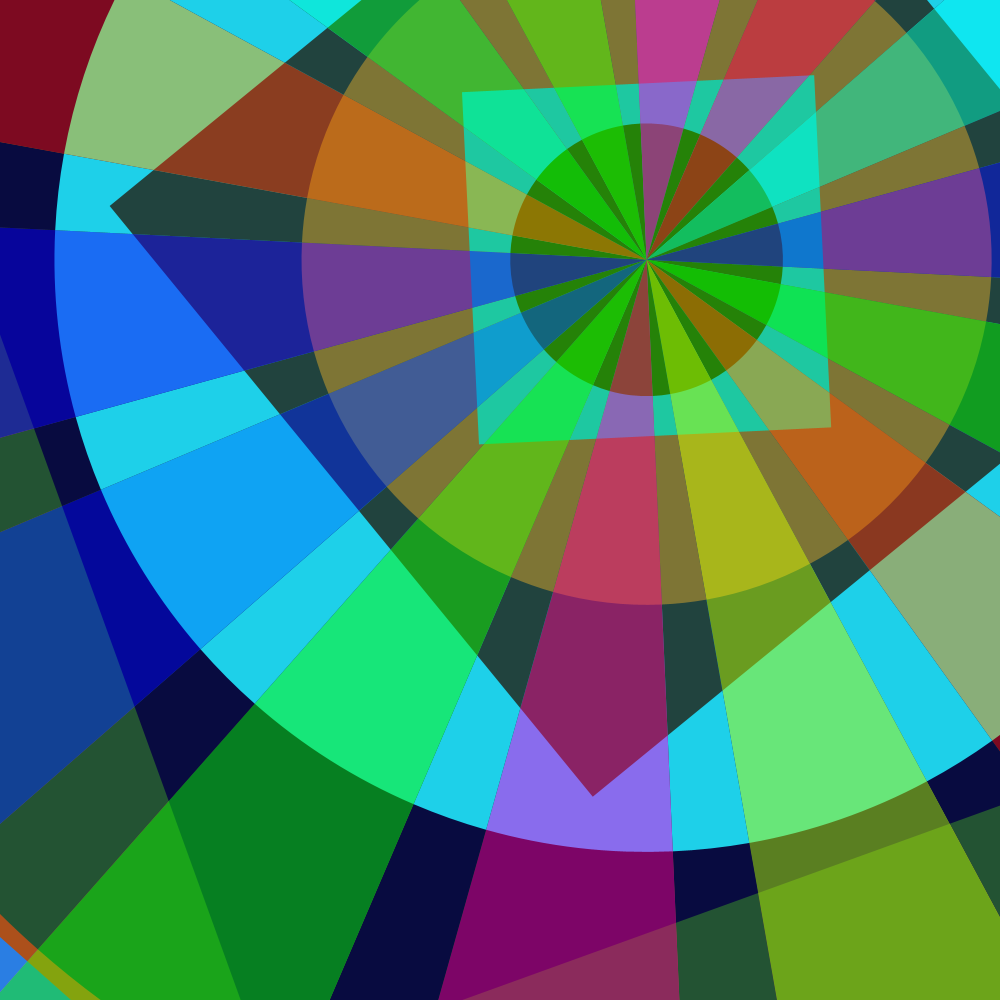
Frame 1 (no input)
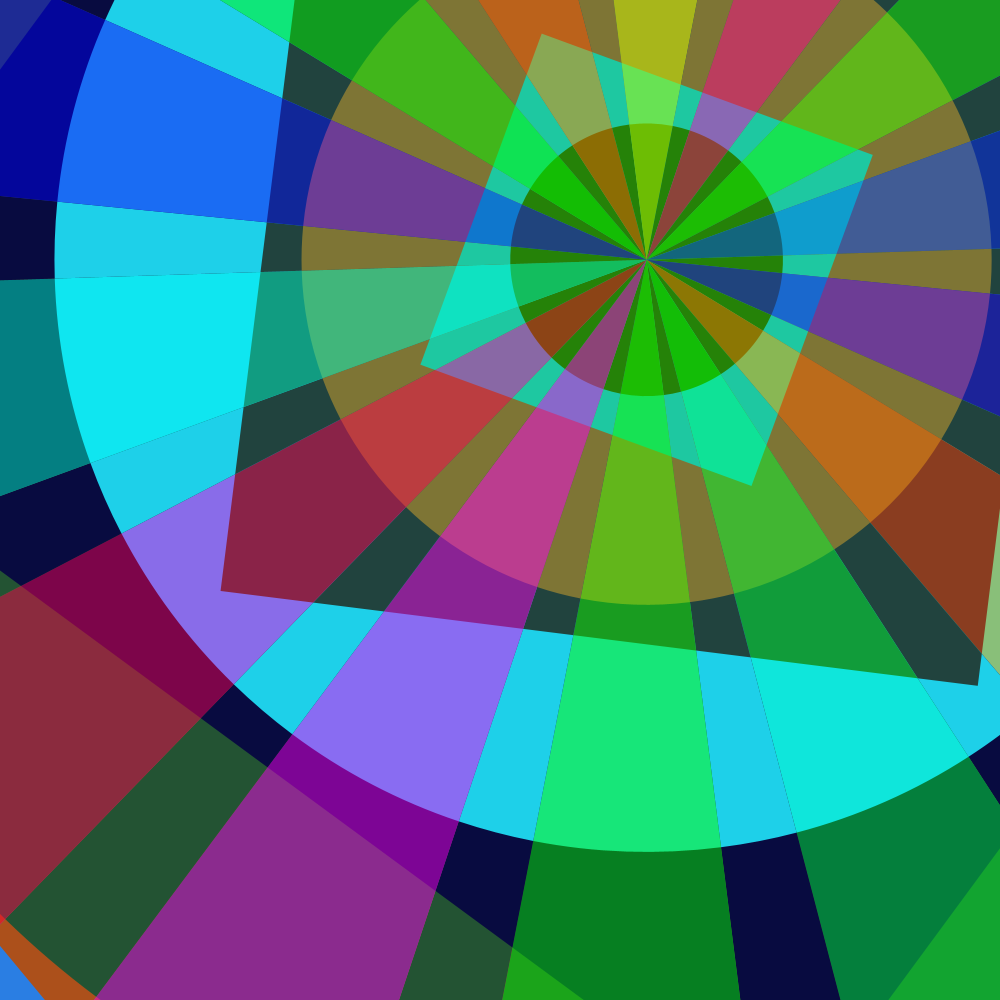
Frame 60 (the mouse pressed at the canvas centre just before this capture)
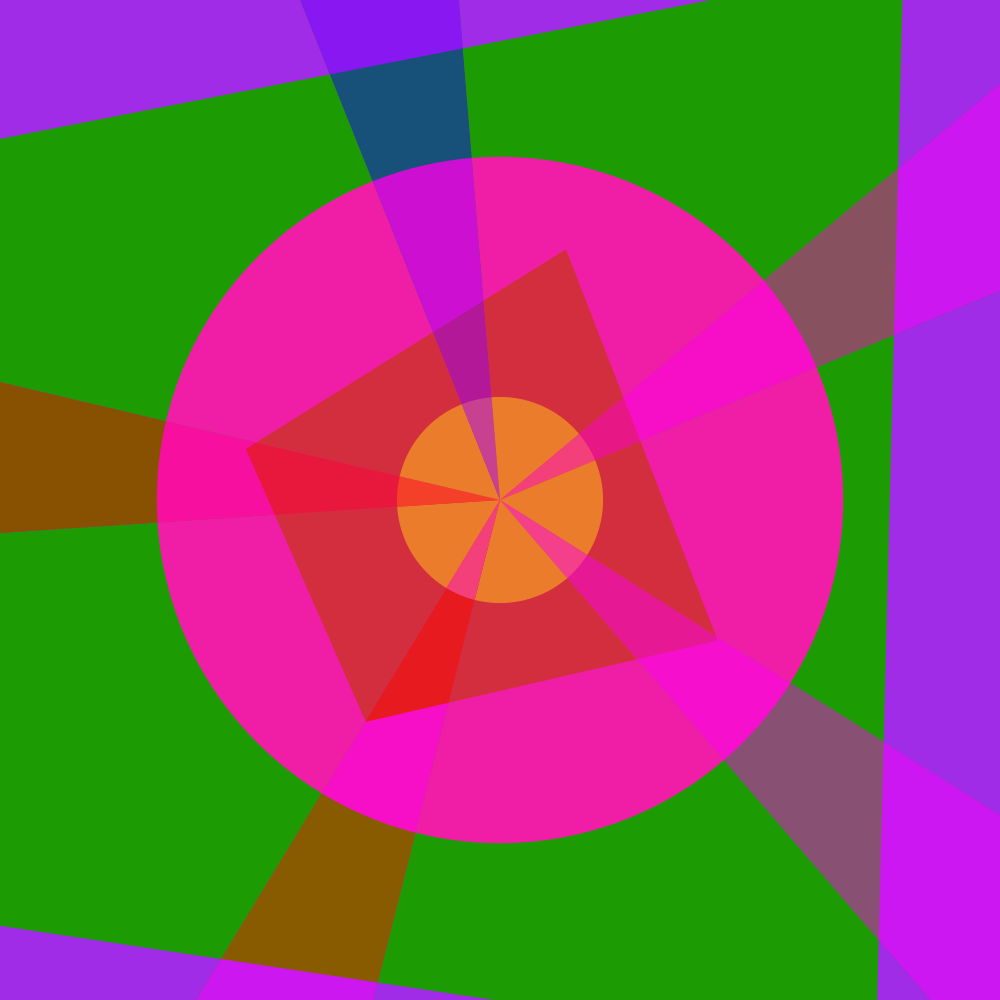
Frame 120 (the mouse held since frame 60 and released just before this capture)

The Processing sketch that drew these frames (run headless with seeded random() and noise(); from frame 60 on, the mouse is pressed at the canvas centre):

// Processing sketch: processing_11197
// ── processing_11197.pde

/* OpenProcessing Tweak of *@*http://www.openprocessing.org/sketch/11197*@* */
/* !do not delete the line above, required for linking your tweak if you upload again */
/*Disco Hall
 created by rebirth
 
 Interface:
 click to create a new disco (does not change outline toggle)
 o - toggle outline
 i - toggle irregular quads
 s - creates new shapes
 p - randomizes the rotation speeds
 m - cycles through color modes (two tone, alternating, hardlight, softlight)
 c - randomizes the colors
 left and right arrows - change the alpha of the rays (only has an affect in hardlight and softlight modes)
 a - toggle smooth. turn it off if the program is running too slowly on your system
 
 Ideas for future expansion: 
 ray size control
 irregular ellipses
 polygons other than quads
 more color modes
 */

PVector center;
static int center_dev = 10;
static float radius_change_percent_max = 10;
static float radius_change_percent_min = 2;
static int color_mode_max = 4;
static int ray_min = 3;
static int ray_max = 15;
static float ray_rotation_speed = .15;
static float quad_rotation_speed = .05;
float radius_change_max;
float radius_change_min;
int radius;
color C1;
color color_1; 
color color_2;
ArrayList circles = new ArrayList();
ArrayList quads = new ArrayList();
ArrayList rays = new ArrayList();

int [] modes = {
  HARD_LIGHT, SOFT_LIGHT
};
int bMode = 0;
int color_mode = 0;
boolean smoothOn = true;

//picture properties
int ray_count;
float ray_size;
float shape_radius;
int shape_count;
boolean outline;
float ray_rotation;
ArrayList quad_rotation = new ArrayList();
color[] shape_colors;
color[] ray_colors;
boolean irregular = false;


void setup() {
  ellipseMode(RADIUS);
  colorMode(HSB);
  size(1000, 1000);
  radius_change_max = height / 100 * radius_change_percent_max;
  radius_change_min = height / 100 * radius_change_percent_min;
  radius = height * 3;
  shape_colors = new color[35];
  ray_colors = new color[ray_max];

  background(255);
  smooth();
  frameRate(30);

  outline=false;
  setupShapes(false, 1);
}

void draw() {

  //draw the shapes
  noStroke();

  //color from the outside in (to use arc)

  for(int i = shape_count; i > 0; i--) {
    C1 = shape_colors[i - 1];
    //quad
    if (i % 2 == 0) {
      //go through each ray
      for(int i2 = 0; i2 < ray_count * 2; i2++) {
        float ray1 = (Float) rays.get(i2);
        float ray2;
        //get the next ray, wrapping around if it's the last one
        if (i2 < ray_count * 2 - 1)
          ray2 = (Float) rays.get(i2 + 1);
        else
          ray2 = (Float) rays.get(0);
        //see if line intersects
        ArrayList quadri = (ArrayList) quads.get(i / 2 - 1);
        for(int i3 = 0; i3 < 4; i3++) {
          //get the current vertex and the next one
          PVector p1 = (PVector) quadri.get(i3);
          PVector p2 = (PVector) quadri.get((i3 + 1) % 4);
          //this side of the quad intersects this ray
          PVector intersection1 = segIntersection(0, 0, cos(ray1) * height * 2, sin(ray1) * height * 2, p1.x, p1.y, p2.x, p2.y);
          if (intersection1 != null) {
            switch(color_mode) {
              //ray light color modes
            case 0: 
            case 1:
              if ((i2) % 2 == 0) {
                fill(C1);
              } 
              else {
                fill(blendColor(C1, ray_colors[(i2 - 1) / 2], modes[bMode]));
              }
              break;
              //black and color
            case 2:
              if ((i2) % 2 == 0) {
                fill(C1);
              } 
              else {
                fill(0);
              }
              break;
            case 3:
              if ((i2) % 2 == 0) {
                fill(color_1);
              } 
              else {
                fill(color_2);
              }
              break;
            }

            //if the next ray also intersects this side, fill between the 2 rays
            PVector intersection2 = segIntersection(0, 0, cos(ray2) * height * 2, sin(ray2) * height * 2, p1.x, p1.y, p2.x, p2.y);
            if (intersection2 != null) {
              beginShape();
              vertex(intersection1.x + center.x, intersection1.y + center.y);
              vertex(center.x, center.y);
              vertex(intersection2.x + center.x, intersection2.y + center.y);
              endShape();
            }
            //if it doesn't intersect, find the intersection with the next side and fill from ray to corner to ray
            else {
              //get the next vertex
              PVector p3 =(PVector) quadri.get((i3 + 2) % 4);
              //find the intersection with the next side
              intersection2 = segIntersection(0, 0, cos(ray2) * height * 2, sin(ray2) * height * 2, p2.x, p2.y, p3.x, p3.y);
              if (intersection2 != null) {
                beginShape();
                vertex(intersection1.x + center.x, intersection1.y + center.y);
                vertex(p2.x + center.x, p2.y + center.y);
                vertex(intersection2.x + center.x, intersection2.y + center.y);
                vertex(center.x, center.y);
                endShape();
              }
              //if it doesn't intersect this line, it must intersect the next line (assuming ray_min > 3)
              else {
                PVector p4 =(PVector) quadri.get((i3 + 3) % 4);
                intersection2 = segIntersection(0, 0, cos(ray2) * height * 2, sin(ray2) * height * 2, p3.x, p3.y, p4.x, p4.y);
                if (intersection2 != null) {
                  beginShape();
                  vertex(intersection1.x + center.x, intersection1.y + center.y);
                  vertex(p2.x + center.x, p2.y + center.y);
                  vertex(p3.x + center.x, p3.y + center.y);
                  vertex(intersection2.x + center.x, intersection2.y + center.y);
                  vertex(center.x, center.y);
                  endShape();
                }
                else {
                  if (i != shape_count) {//the last shape does not need to intersect the rays
                    println("error");
                    println("i: " + i);
                  }
                }
              }
            }
            break;
          }
        }
      }
    }
    //circle
    else {
      float rad = (Float) circles.get((i - 1) / 2); 

      //go through each ray and draw arcs betweem them at the radius
      for(int i2 = 0; i2 < ray_count * 2 - 1; i2++) {

        switch (color_mode) {
          //ray light color modes
        case 0:
        case 1:
          if (i2 % 2 == 0) {
            fill(C1);
          }
          else {
            fill(blendColor(C1, ray_colors[(i2 - 1) / 2], modes[bMode]));
          }
          break;
        case 2:
          if ((i2) % 2 == 0) {
            fill(0);
          } 
          else {
            fill(C1);
          }
          break;
        case 3:
          if ((i2) % 2 == 0) {
            fill(color_2);
          } 
          else {
            fill(color_1);
          }
          break;
        }

        float ray1 = (Float) rays.get(i2);
        float ray2 = (Float) rays.get(i2 + 1);
        arc(center.x, center.y, rad, rad, ray1, ray2);
      }

      //the last segment
      float ray1 = (Float) rays.get(0);
      float ray2 = (Float) rays.get(ray_count * 2 - 1);
      switch (color_mode) {
      case 0:
      case 1:
        fill(blendColor(C1, ray_colors[(ray_count - 1) / 2], modes[bMode]));
        break;
      case 2:
        fill(C1);
        break;
      case 3:
        fill(color_1);
      }
      arc(center.x, center.y, rad, rad, ray2, ray1 + 2 * PI);
    }
  }

  //outline the shapes
  if (outline) {
    //circles
    noFill();
    stroke(255);
    float rad;
    for(int i = 0; i < circles.size(); i++) {
      rad = (Float) circles.get(i);
      ellipse(center.x, center.y, rad, rad);
    }

    //quads
    for(int i = 0; i < quads.size(); i++) {
      PVector p;
      ArrayList quadri = (ArrayList) quads.get(i);
      beginShape();
      for(int i2 = 0; i2 < 4; i2++) {
        p = (PVector) quadri.get(i2);
        vertex(p.x + center.x, p.y + center.y);
      }
      endShape(CLOSE);
    }

    //rays
    float angle;
    for(int i=0; i < ray_count * 2; i++) {
      angle = (Float) rays.get(i);
      line(center.x, center.y, center.x + cos(angle) * radius, center.y + sin(angle) * radius);
    }
  }

  cycle();
}

void cycle() {
  //ray rotation
  ArrayList rays2 = new ArrayList();
  for(int i = 0; i < rays.size(); i++) {
    rays2.add((Float) rays.get(i) + ray_rotation);
  }
  rays = rays2;

  //quad rotation
  ArrayList quads2 = new ArrayList();
  ArrayList quadri;
  ArrayList quadri2;
  PVector p;
  //go through each quad
  for(int i = 0; i < quads.size(); i++) {
    quadri2 = new ArrayList();
    quadri = (ArrayList) quads.get(i);
    //rotate each point and store it in a new quad
    for(int i2 = 0; i2 < 4; i2++) {
      p = (PVector) quadri.get(i2);
      quadri2.add(rotatePoint(p.x, p.y, (Float) quad_rotation.get(i) ) );
    }
    //add the quad to the quad list
    quads2.add(quadri2);
  }
  //copy it to the original
  quads = quads2;
}

//create the shapes.  if shapes_only, don't assign new colors or speeds unless needed
//new_center: 0 - no new center; 1 - random position; 2 - 
void setupShapes(boolean shapes_only, int new_center) {

  //new center
  switch (new_center) {
  case 1:
    center = new PVector(random(height), random(width));
    break;
  case 2:
    center = new PVector(mouseX, mouseY); 
    break;
  }

  //new ray size
  ray_count = int(random(ray_min, ray_max));
  float ray_per = random(10, 90) / 100;
  ray_size = 2.0 * PI / (float)(ray_count) * ray_per;

  shape_radius = random(radius_change_min, radius_change_max);

  if (!shapes_only) {
    color_mode = int(random(color_mode_max));
    color_1 = color(random(255),random(255),random(255));
    color_2 = color(random(255),random(255),random(255));
  }

  //store the shapes
  shape_count = 0;
  circles.clear();
  quads.clear();
  rays.clear();

  while(shape_radius < height * 1.5) {

    //circle
    if (shape_count % 2 == 0) {
      shape_radius += random(radius_change_min, radius_change_max);
      circles.add(shape_radius);
    }
    //quadrilateral
    else {
      ArrayList quadri = new ArrayList();
      //wacky quads
      if (irregular) {
        ArrayList angles = new ArrayList();
        float shape_angle = 0;
        //to create a wacky quad: place the vertexes along the circle randomly
        for(int i=0; i<4; i++) {
          shape_angle += 3 *(PI / 8) + random(PI / 4); //each angle should be a quarter rotation away, but with deviance to create wacky shapes
          angles.add(shape_angle); //store the angle for later use
        }
        float biggest_angle = TWO_PI - (Float) angles.get(3) + (Float) angles.get(0); //find the first angle
        //find the biggest angle
        for(int i=1; i<4; i++) {
          if ( ((Float) angles.get(i) - (Float) angles.get(i-1)) > biggest_angle) {
            biggest_angle = (Float) angles.get(i) - (Float) angles.get(i-1);
          }
        }
        shape_radius = shape_radius / sqrt(1 - sin(biggest_angle / 2) * sin(biggest_angle / 2)) + random(radius_change_min, radius_change_max);
        for(int i=0; i < 4; i++) {
          quadri.add(new PVector(cos((Float) angles.get(i)) * shape_radius, sin((Float) angles.get(i)) * shape_radius));
        }
      }
      //squares
      else {
        shape_radius = sqrt(2) * shape_radius + random(radius_change_min, radius_change_max);
        float shape_angle = random(PI * 2);
        for(int i2 = 0; i2 < 4; i2++) {
          quadri.add(new PVector(cos(shape_angle) * shape_radius, sin(shape_angle) * shape_radius));
          //wacky quads
          shape_angle += PI / 2;
        }
      }
      quads.add(quadri);
      if(!shapes_only || quad_rotation.size() <= (shape_count - 1)/ 2) {
        quad_rotation.add(random(quad_rotation_speed) - quad_rotation_speed/2);
      }
    }

    //println("shape_count: " + shape_count);
    shape_count++;
  }

  //fill in all shape_colors, even if we won't use them
  if(!shapes_only) {
    for(int i = 0; i < shape_colors.length; i++) {
      shape_colors[i] = color(random(255), random(122, 255), random(50, 255));
    }
  }

  //store the rays
  float angle = 2 * PI / ray_count * random(1);

  for(int i=0; i < ray_count; i++) {
    rays.add(angle);
    rays.add(angle + ray_size);
    stroke(255);
    angle += 2 * PI / ray_count;
  }

  //fill in all ray_colors, even if we won't use them
  if(!shapes_only) {
    for(int i = 0; i < ray_colors.length; i++) {
      ray_colors[i] = color(random(255), 255, 255, 122);
    }
  }

  if (!shapes_only) {
    ray_rotation = random(ray_rotation_speed) - ray_rotation_speed/2;
  }

  //println("X shape_count: " + shape_count);
}


// Line Segment Intersection
PVector segIntersection(float x1, float y1, float x2, float y2, float x3, float y3, float x4, float y4) {
  float bx = x2 - x1;
  float by = y2 - y1;
  float dx = x4 - x3;
  float dy = y4 - y3;
  float b_dot_d_perp = bx * dy - by * dx;
  if(b_dot_d_perp == 0) return null;
  float cx = x3 - x1;
  float cy = y3 - y1;
  float t = (cx * dy - cy * dx) / b_dot_d_perp;
  if(t < 0 || t > 1) return null;
  float u = (cx * by - cy * bx) / b_dot_d_perp;
  if(u < 0 || u > 1) return null;
  return new PVector(x1+t*bx, y1+t*by);
}


// pass a PVector and an angle of rotation in radians, returns the rotated PVector
PVector rotatePoint(float x, float y, float angle) {
  PVector rotatedPoint = new PVector();
  rotatedPoint.x = cos(angle) * x - sin(angle) * y;
  rotatedPoint.y = cos(angle) * y + sin(angle) * x;
  return rotatedPoint;
}

//assign new random colors
void newColors() {
  //two color mode
  color_1 = color(random(255),random(255),random(255));
  color_2 = color(random(255),random(255),random(255));

  //rays
  for(int i=0; i < ray_count; i++) {
    ray_colors[i] = color(random(255), 255, 255, 122);
  }

  //shapes
  for(int i=0; i < shape_count; i++) {
    shape_colors[i] = color(random(255), random(122, 255), random(50, 255));
  }
}

//assign new random speeds
void newSpeeds() {
  //rays
  ray_rotation = random(ray_rotation_speed) - ray_rotation_speed/2;
  //shapes
  for(int i=0; i < quad_rotation.size(); i++) {
    quad_rotation.set(i, random(quad_rotation_speed) - quad_rotation_speed/2);
  }
}

//keyboard input
void keyPressed() {
  switch (key) {
  case 'o': 
  case 'O':
    outline = !outline;
    break;
  case 'a': 
  case 'A':
    smoothOn = !smoothOn;
    if (smoothOn)
      noSmooth();
    else
      smooth();  
    break;
  case 'm': 
  case 'M':
    color_mode++;
    if(color_mode >= color_mode_max)
      color_mode = 0;
    //println("color_mode: " + color_mode);
    switch (color_mode) {
    case 0:
      bMode = 0;
      color temp = 0;
      for(int i=0; i < ray_count; i++) {
        temp = (color) ray_colors[i];
        ray_colors[i] = color(hue(temp), saturation(temp), brightness(temp), 122);
      }
      println("alpha: " + alpha(ray_colors[0]));
      break;
    case 1:
      bMode = 1;
      temp = 0;
      for(int i=0; i < ray_count; i++) {
        temp = (color) ray_colors[i];
        ray_colors[i] = color(hue(temp), saturation(temp), brightness(temp), 160);
      }
      println("alpha: " + alpha(ray_colors[0]));
      break;
    case 2:
      temp = 0;
      for(int i=0; i < ray_count; i++) {
        temp = (color) ray_colors[i];
        ray_colors[i] = color(hue(temp), saturation(temp), brightness(temp), 255);
      }
      println("alpha: " + alpha(ray_colors[0]));
      break;
    case 3:
      color_1 = color(random(255),random(255),random(255));
      color_2 = color(random(255),random(255),random(255));
      break;
    }
    break;
  case 'c':
  case 'C':
    newColors();
    break;
  case 'p':
  case 'P':
    newSpeeds();
    break;
  case 's':
  case 'S':
    setupShapes(true, 0);
    break;
  case 'i':
  case 'I':
    irregular = !irregular;
    setupShapes(true, 0);
    break;
  }
  if (key == CODED) {
    if (keyCode == RIGHT) {
      color temp = 0;
      for(int i=0; i < ray_count; i++) {
        temp = (color) ray_colors[i];
        ray_colors[i] = color(hue(temp), saturation(temp), brightness(temp), alpha(temp) + 10);
      }
      println("alpha: " + alpha(temp));
    }
  }
  if (keyCode == LEFT) {
    color temp = 0;
    for(int i=0; i < ray_count; i++) {
      temp = ray_colors[i];
      ray_colors[i] = color(hue(temp), saturation(temp), brightness(temp), alpha(temp) - 10);
    }
    println("alpha: " + alpha(temp));
  }
}

//click to create a new disco!
void mousePressed() {
  irregular = (random(1) > .5);
  setupShapes(false, 2);
}
